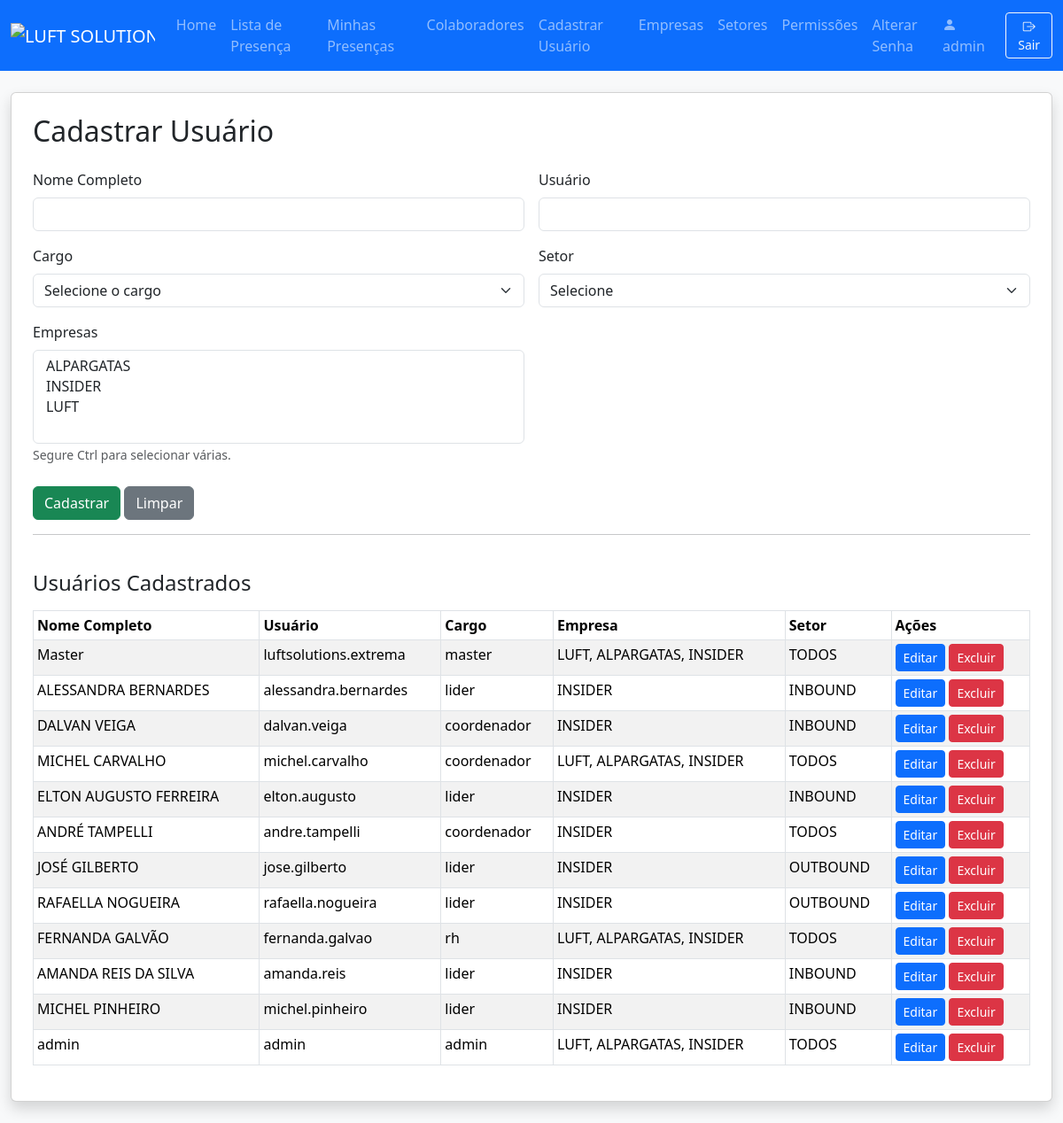
/register_user (signed in), run on an earlier commit of the app's database.
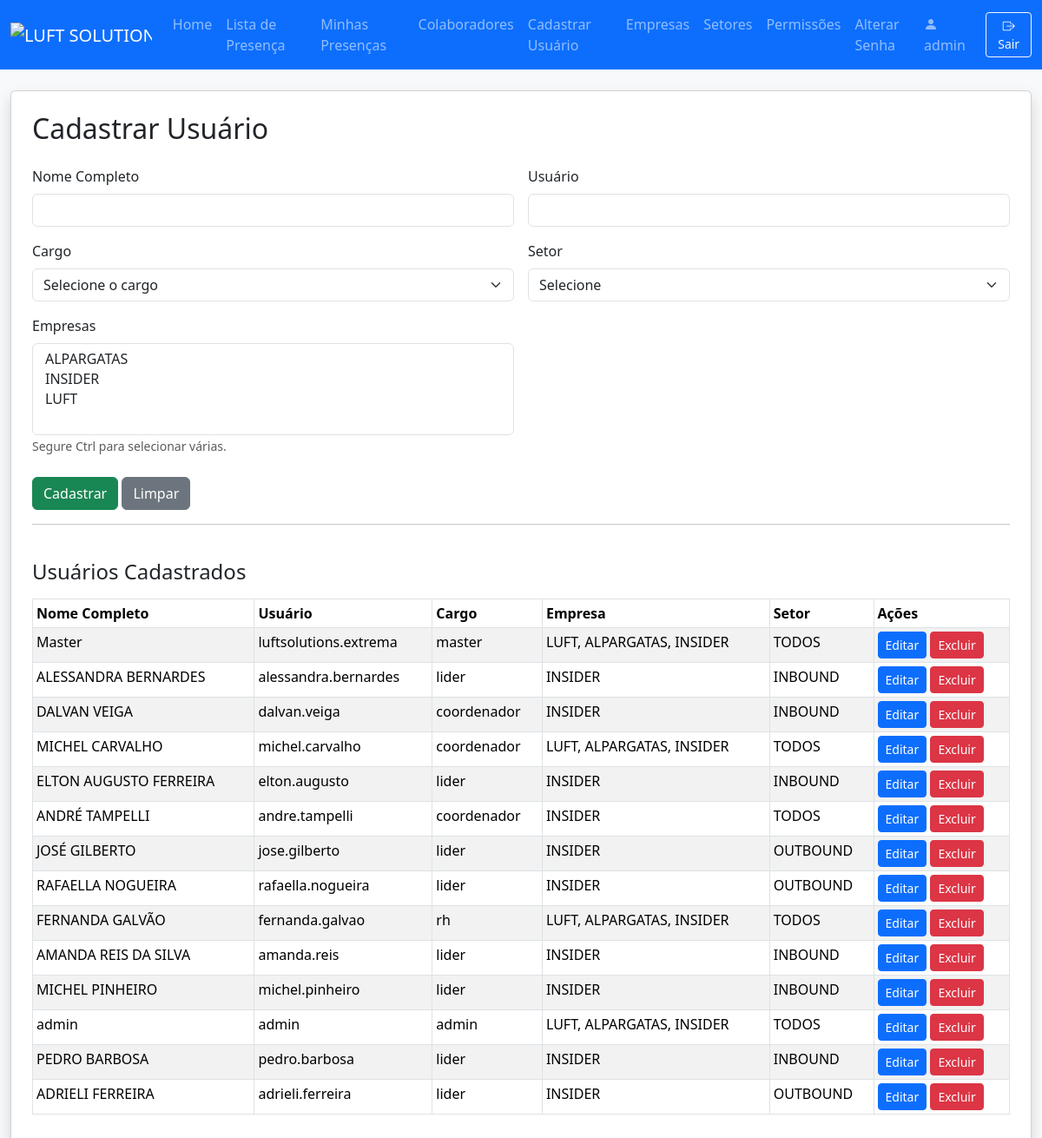
And on a later commit of the database.
### models.py (models this page shows)
class User(db.Model):
    id = db.Column(db.Integer, primary_key=True)
    nome_completo = db.Column(db.String(150), nullable=False)
    username = db.Column(db.String(80), unique=True, nullable=False)
    password = db.Column(db.String(200), nullable=False)
    role = db.Column(db.String(20), nullable=False, default='lider')
    empresa_id = db.Column(db.Integer, db.ForeignKey('empresa.id'))
    setor_id = db.Column(db.Integer, db.ForeignKey('setor.id'))
    empresas = db.relationship('Empresa', secondary=user_empresas, backref='usuarios')
    empresa = db.relationship('Empresa')
    setor = db.relationship('Setor')
    precisa_trocar_senha = db.Column(db.Boolean, default=True)

class Setor(db.Model):
    id = db.Column(db.Integer, primary_key=True)
    nome = db.Column(db.String(100), unique=True, nullable=False)

### app.py (the view, shortened to what this page needs)
@app.route('/register_user', methods=['GET', 'POST'])
@login_required
def register_user():
    if not has_permission(g.user, 'can_access_register_user'):
        flash('Sem acesso. Entre em contato: analiseoperacional.extrema@luftsolutions.com.br')
        return redirect(url_for('index'))
    users = User.query.all()
    empresas = Empresa.query.order_by(Empresa.nome).all()
    setores = Setor.query.order_by(Setor.nome).all()
    return render_template('register_user.html', users=users, empresas=empresas, setores=setores, user=g.user)

### app.py (called while the page is built)
@app.after_request
def add_no_cache_headers(response):
    response.headers['Cache-Control'] = 'no-store, no-cache, must-revalidate, private'
    response.headers['Pragma'] = 'no-cache'
    response.headers['Expires'] = '0'
    return response

@app.before_request
def load_logged_in_user():
    user_id = session.get('user_id')
    g.user = None
    if user_id is not None:
        g.user = User.query.get(user_id)
    public_routes = ['login', 'static', 'home']
    if not g.user and request.endpoint not in public_routes:
        flash('Faça login para acessar esta página.')
        return redirect(url_for('login', next=request.url))

def login_required(f):
    @wraps(f)
    def decorated_function(*args, **kwargs):
        if g.user is None:
            flash('Faça login para acessar esta página.')
            return redirect(url_for('login', next=request.url))
        return f(*args, **kwargs)
    return decorated_function

def has_permission(user, perm_field):
    if not user:
        return False
    if user.username == MASTER_USER:
        return True
    perm = Permission.query.filter_by(role=user.role).first()
    return getattr(perm, perm_field, False) if perm else False

### templates/register_user.html (shortened to what this page needs)
<!DOCTYPE html>
<html lang="pt-br">
<head>
    <link href="https://cdn.jsdelivr.net/npm/bootstrap@5.3.3/dist/css/bootstrap.min.css" rel="stylesheet">
</head>
<body class="bg-light">
    {% extends "navbar.html" %}
    {% block content %}
    <div class="card shadow p-4 mb-4">
        <h2 class="mb-4">Cadastrar Usuário</h2>
        <form method="POST" autocomplete="off">
            <div class="row g-3">
                <div class="col-md-6">
                    <label for="nome_completo" class="form-label">Nome Completo</label>
                    <input type="text" class="form-control" id="nome_completo" name="nome_completo" required>
                </div>
                <div class="col-md-6">
                    <label for="username" class="form-label">Usuário</label>
                    <input type="text" class="form-control" id="username" name="username" required>
                </div>
                <div class="col-md-6">
                    <label for="role" class="form-label">Cargo</label>
                    <select class="form-select" id="role" name="role" required>
                        <option value="">Selecione o cargo</option>
                    </select>
                </div>
                <div class="col-md-6">
                    <label for="setor" class="form-label">Setor</label>
                    <select class="form-select" id="setor" name="setor_id" required>
                        <option value="">Selecione</option>
                    </select>
                </div>
                <div class="col-md-6">
                    <label for="empresas" class="form-label">Empresas</label>
                    <select class="form-select" id="empresas" name="empresas" multiple required>
                        {% for empresa in empresas %}
                            <option value="{{ empresa.id }}"
                                {% if edit_user is defined and empresa.id in (edit_user.empresas|map(attribute='id')|list) %}selected{% endif %}>
                            </option>
                        {% endfor %}
                    </select>
                    <small class="form-text text-muted">Segure Ctrl para selecionar várias.</small>
                </div>
            </div>
            <div class="mt-4">
                <button type="submit" class="btn btn-success">Cadastrar</button>
                <button type="reset" class="btn btn-secondary">Limpar</button>
            </div>
        </form>
        <hr>
        <h4 class="mt-4">Usuários Cadastrados</h4>
        <div class="table-responsive">
            <table class="table table-bordered table-striped table-sm mt-2">
                <thead>
                    <tr>
                        <th>Nome Completo</th>
                        <th>Usuário</th>
                        <th>Cargo</th>
                        <th>Empresa</th>
                        <th>Setor</th>
                        <th>Ações</th>
                    </tr>
                </thead>
                <tbody>
                    {% for u in users %}
                    <tr>
                        <td>{{ u.nome_completo }}</td>
                        <td>{{ u.username }}</td>
                        <td>{{ u.role }}</td>
                        <td>
                            {% if u.empresas %}
                                {{ u.empresas | map(attribute='nome') | join(', ') }}
                            {% else %}
                                -
                            {% endif %}
                        </td>
                        <td>{{ u.setor.nome if u.setor else '' }}</td>
                        <td>
                            <a href="{{ url_for('edit_user', user_id=u.id) }}" class="btn btn-sm btn-primary">Editar</a>
                            <a href="{{ url_for('delete_user', user_id=u.id) }}" class="btn btn-sm btn-danger" onclick="return confirm('Deseja excluir este usuário?')">Excluir</a>
                        </td>
                    </tr>
                    {% endfor %}
                </tbody>
            </table>
        </div>
    </div>
    {% endblock %}

### templates/navbar.html (shortened to what this page needs)
<!DOCTYPE html>
<html lang="pt-br">
<head>
  <link href="https://cdn.jsdelivr.net/npm/bootstrap@5.3.3/dist/css/bootstrap.min.css" rel="stylesheet">
  <link rel="stylesheet" href="https://cdn.jsdelivr.net/npm/bootstrap-icons@1.11.3/font/bootstrap-icons.min.css">
</head>
<body class="bg-light">
  <nav class="navbar navbar-expand-lg navbar-dark bg-primary">
    <div class="container-fluid">
      <a class="navbar-brand" href="#">
        <img src="https://i.postimg.cc/hPGVrc5f/LUFT-SOLUTIONS.webp" alt="LUFT SOLUTIONS" style="height:48px;">
      </a>
      <div class="collapse navbar-collapse" id="mainNavbar">
        <ul class="navbar-nav me-auto mb-2 mb-lg-0">
          {% if user and has_permission(user, 'can_access_index') %}
          <li class="nav-item">
            <a class="nav-link" href="{{ url_for('index') }}">Home</a>
          </li>
          {% endif %}
          {% if user and has_permission(user, 'can_access_lista_presenca') %}
          <li class="nav-item">
            <a class="nav-link" href="{{ url_for('lista_presenca') }}">Lista de Presença</a>
          </li>
          <li class="nav-item">
            <a class="nav-link" href="{{ url_for('minhas_presencas') }}">Minhas Presenças</a>
          </li>
          {% endif %}
          {% if user and has_permission(user, 'can_access_colaboradores') %}
          <li class="nav-item">
            <a class="nav-link" href="{{ url_for('colaboradores') }}">Colaboradores</a>
          </li>
          {% endif %}
          {% if user and has_permission(user, 'can_access_register_user') %}
          <li class="nav-item">
            <a class="nav-link" href="{{ url_for('register_user') }}">Cadastrar Usuário</a>
          </li>
          {% endif %}
          {% if user and has_permission(user, 'can_access_empresas') %}
          <li class="nav-item">
            <a class="nav-link" href="{{ url_for('empresas') }}">Empresas</a>
          </li>
          {% endif %}
          {% if user and has_permission(user, 'can_access_setores') %}
          <li class="nav-item">
            <a class="nav-link" href="{{ url_for('setores') }}">Setores</a>
          </li>
          {% endif %}
          {% if user and (user.role == 'admin' or user.role == 'master' or user.username == 'luftsolutions.extrema') %}
          <li class="nav-item">
            <a class="nav-link" href="{{ url_for('permissions') }}">Permissões</a>
          </li>
          {% endif %}
          {% if user %}
          <li class="nav-item">
              <a class="nav-link" href="{{ url_for('alterar_senha') }}">Alterar Senha</a>
          </li>
          {% endif %}
        </ul>
        {% if user %}
        <div class="d-flex align-items-center">
          <span class="navbar-text me-3">
            <i class="bi bi-person-fill"></i> {{ user.username }}
          </span>
          <a href="{{ url_for('logout') }}" class="btn btn-outline-light btn-sm" title="Sair">
            <i class="bi bi-box-arrow-right"></i> Sair
          </a>
        </div>
        {% endif %}
      </div>
    </div>
  </nav>
  <div class="container-fluid" style="padding-top: 24px;">
    {% block content %}{% endblock %}
  </div>
</body>
</html>

What changed in the data, as far as the page shows it:
added User: nome_completo "PEDRO BARBOSA", username "pedro.barbosa", role "lider", empresas|map "INSIDER", setor "INBOUND"
added User: nome_completo "ADRIELI FERREIRA", username "adrieli.ferreira", role "lider", empresas|map "INSIDER", setor "OUTBOUND"
